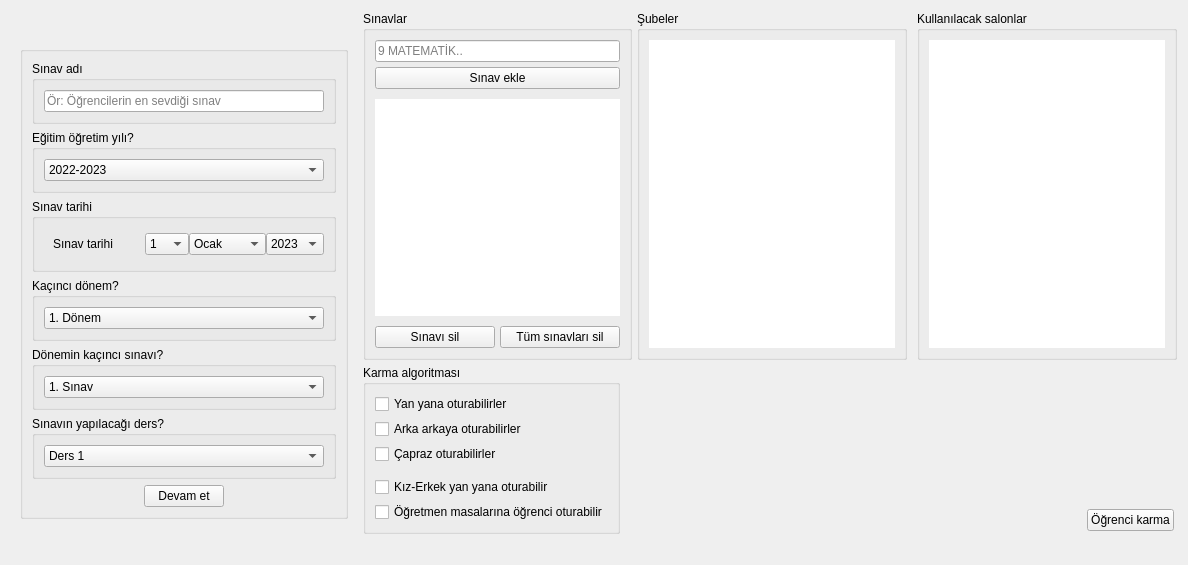
<?xml version="1.0" encoding="UTF-8"?>
<ui version="4.0">
 <class>Frame</class>
 <widget class="QFrame" name="Frame">
  <property name="geometry">
   <rect>
    <x>0</x>
    <y>0</y>
    <width>1188</width>
    <height>565</height>
   </rect>
  </property>
  <property name="sizePolicy">
   <sizepolicy hsizetype="Minimum" vsizetype="Preferred">
    <horstretch>0</horstretch>
    <verstretch>0</verstretch>
   </sizepolicy>
  </property>
  <property name="windowTitle">
   <string>Frame</string>
  </property>
  <property name="styleSheet">
   <string notr="true">QFrame {
border:none;
}
</string>
  </property>
  <layout class="QHBoxLayout" name="horizontalLayout">
   <item>
    <widget class="QFrame" name="upperOfExamInfos">
     <property name="sizePolicy">
      <sizepolicy hsizetype="Expanding" vsizetype="Preferred">
       <horstretch>0</horstretch>
       <verstretch>0</verstretch>
      </sizepolicy>
     </property>
     <layout class="QVBoxLayout" name="mainInfos">
      <item alignment="Qt::AlignHCenter">
       <widget class="QFrame" name="examInfos">
        <layout class="QVBoxLayout" name="sinavBilgileriFrame">
         <property name="spacing">
          <number>0</number>
         </property>
         <property name="leftMargin">
          <number>0</number>
         </property>
         <property name="topMargin">
          <number>0</number>
         </property>
         <property name="rightMargin">
          <number>0</number>
         </property>
         <property name="bottomMargin">
          <number>0</number>
         </property>
         <item alignment="Qt::AlignVCenter">
          <widget class="QGroupBox" name="groupBox_18">
           <property name="title">
            <string/>
           </property>
           <layout class="QVBoxLayout" name="verticalLayout_10">
            <item>
             <widget class="QGroupBox" name="groupBox_20">
              <property name="title">
               <string>Sınav adı</string>
              </property>
              <layout class="QVBoxLayout" name="verticalLayout_4">
               <item>
                <widget class="QLineEdit" name="masterExamNameIn">
                 <property name="placeholderText">
                  <string>Ör: Öğrencilerin en sevdiği sınav</string>
                 </property>
                </widget>
               </item>
              </layout>
             </widget>
            </item>
            <item>
             <widget class="QGroupBox" name="groupBox_25">
              <property name="title">
               <string>Eğitim öğretim yılı?</string>
              </property>
              <layout class="QHBoxLayout" name="horizontalLayout_3">
               <item>
                <widget class="QComboBox" name="egitimOgretimCombo">
                 <property name="maximumSize">
                  <size>
                   <width>64000</width>
                   <height>16777215</height>
                  </size>
                 </property>
                 <item>
                  <property name="text">
                   <string>2022-2023</string>
                  </property>
                 </item>
                 <item>
                  <property name="text">
                   <string>2023-2024</string>
                  </property>
                 </item>
                 <item>
                  <property name="text">
                   <string>2024-2025</string>
                  </property>
                 </item>
                 <item>
                  <property name="text">
                   <string>2025-2026</string>
                  </property>
                 </item>
                 <item>
                  <property name="text">
                   <string>2026-2027</string>
                  </property>
                 </item>
                 <item>
                  <property name="text">
                   <string>2028-2029</string>
                  </property>
                 </item>
                 <item>
                  <property name="text">
                   <string>2029-2030</string>
                  </property>
                 </item>
                </widget>
               </item>
              </layout>
             </widget>
            </item>
            <item>
             <widget class="QGroupBox" name="groupBox_23">
              <property name="title">
               <string>Sınav tarihi</string>
              </property>
              <layout class="QHBoxLayout" name="horizontalLayout_23">
               <item alignment="Qt::AlignLeft">
                <widget class="QFrame" name="frame_3">
                 <property name="minimumSize">
                  <size>
                   <width>95</width>
                   <height>0</height>
                  </size>
                 </property>
                 <property name="frameShape">
                  <enum>QFrame::StyledPanel</enum>
                 </property>
                 <property name="frameShadow">
                  <enum>QFrame::Raised</enum>
                 </property>
                 <layout class="QVBoxLayout" name="verticalLayout_3">
                  <item>
                   <widget class="QLabel" name="sinavTarihiText">
                    <property name="text">
                     <string>Sınav tarihi</string>
                    </property>
                   </widget>
                  </item>
                 </layout>
                </widget>
               </item>
               <item>
                <widget class="QFrame" name="frame_4">
                 <property name="maximumSize">
                  <size>
                   <width>200</width>
                   <height>16777215</height>
                  </size>
                 </property>
                 <property name="frameShape">
                  <enum>QFrame::StyledPanel</enum>
                 </property>
                 <property name="frameShadow">
                  <enum>QFrame::Raised</enum>
                 </property>
                 <layout class="QHBoxLayout" name="horizontalLayout_6">
                  <property name="spacing">
                   <number>0</number>
                  </property>
                  <property name="leftMargin">
                   <number>0</number>
                  </property>
                  <property name="topMargin">
                   <number>0</number>
                  </property>
                  <property name="rightMargin">
                   <number>0</number>
                  </property>
                  <property name="bottomMargin">
                   <number>0</number>
                  </property>
                  <item>
                   <widget class="QComboBox" name="day">
                    <item>
                     <property name="text">
                      <string>1</string>
                     </property>
                    </item>
                    <item>
                     <property name="text">
                      <string>2</string>
                     </property>
                    </item>
                    <item>
                     <property name="text">
                      <string>3</string>
                     </property>
                    </item>
                    <item>
                     <property name="text">
                      <string>4</string>
                     </property>
                    </item>
                    <item>
                     <property name="text">
                      <string>5</string>
                     </property>
                    </item>
                    <item>
                     <property name="text">
                      <string>6</string>
                     </property>
                    </item>
                    <item>
                     <property name="text">
                      <string>7</string>
                     </property>
                    </item>
                    <item>
                     <property name="text">
                      <string>8</string>
                     </property>
                    </item>
                    <item>
                     <property name="text">
                      <string>9</string>
                     </property>
                    </item>
                    <item>
                     <property name="text">
                      <string>10</string>
                     </property>
                    </item>
                    <item>
                     <property name="text">
                      <string>11</string>
                     </property>
                    </item>
                    <item>
                     <property name="text">
                      <string>12</string>
                     </property>
                    </item>
                    <item>
                     <property name="text">
                      <string>13</string>
                     </property>
                    </item>
                    <item>
                     <property name="text">
                      <string>14</string>
                     </property>
                    </item>
                    <item>
                     <property name="text">
                      <string>15</string>
                     </property>
                    </item>
                    <item>
                     <property name="text">
                      <string>16</string>
                     </property>
                    </item>
                    <item>
                     <property name="text">
                      <string>17</string>
                     </property>
                    </item>
                    <item>
                     <property name="text">
                      <string>18</string>
                     </property>
                    </item>
                    <item>
                     <property name="text">
                      <string>19</string>
                     </property>
                    </item>
                    <item>
                     <property name="text">
                      <string>20</string>
                     </property>
                    </item>
                    <item>
                     <property name="text">
                      <string>21</string>
                     </property>
                    </item>
                    <item>
                     <property name="text">
                      <string>22</string>
                     </property>
                    </item>
                    <item>
                     <property name="text">
                      <string>23</string>
                     </property>
                    </item>
                    <item>
                     <property name="text">
                      <string>24</string>
                     </property>
                    </item>
                    <item>
                     <property name="text">
                      <string>25</string>
                     </property>
                    </item>
                    <item>
                     <property name="text">
                      <string>26</string>
                     </property>
                    </item>
                    <item>
                     <property name="text">
                      <string>27</string>
                     </property>
                    </item>
                    <item>
                     <property name="text">
                      <string>28</string>
                     </property>
                    </item>
                    <item>
                     <property name="text">
                      <string>29</string>
                     </property>
                    </item>
                    <item>
                     <property name="text">
                      <string>30</string>
                     </property>
                    </item>
                    <item>
                     <property name="text">
                      <string>31</string>
                     </property>
                    </item>
                   </widget>
                  </item>
                  <item>
                   <widget class="QComboBox" name="month">
                    <item>
                     <property name="text">
                      <string>Ocak</string>
                     </property>
                    </item>
                    <item>
                     <property name="text">
                      <string>Şubat</string>
                     </property>
                    </item>
                    <item>
                     <property name="text">
                      <string>Mart</string>
                     </property>
                    </item>
                    <item>
                     <property name="text">
                      <string>Nisan</string>
                     </property>
                    </item>
                    <item>
                     <property name="text">
                      <string>Mayıs</string>
                     </property>
                    </item>
                    <item>
                     <property name="text">
                      <string>Haziran</string>
                     </property>
                    </item>
                    <item>
                     <property name="text">
                      <string>Temmuz</string>
                     </property>
                    </item>
                    <item>
                     <property name="text">
                      <string>Ağustos</string>
                     </property>
                    </item>
                    <item>
                     <property name="text">
                      <string>Eylül</string>
                     </property>
                    </item>
                    <item>
                     <property name="text">
                      <string>Ekim</string>
                     </property>
                    </item>
                    <item>
                     <property name="text">
                      <string>Kasım</string>
                     </property>
                    </item>
                    <item>
                     <property name="text">
                      <string>Aralık</string>
                     </property>
                    </item>
                   </widget>
                  </item>
                  <item>
                   <widget class="QComboBox" name="year">
                    <item>
                     <property name="text">
                      <string>2023</string>
                     </property>
                    </item>
                    <item>
                     <property name="text">
                      <string>2024</string>
                     </property>
                    </item>
                    <item>
                     <property name="text">
                      <string>2025</string>
                     </property>
                    </item>
                    <item>
                     <property name="text">
                      <string>2026</string>
                     </property>
                    </item>
                    <item>
                     <property name="text">
                      <string>2027</string>
                     </property>
                    </item>
                   </widget>
                  </item>
                 </layout>
                </widget>
               </item>
              </layout>
             </widget>
            </item>
            <item>
             <widget class="QGroupBox" name="groupBox_26">
              <property name="title">
               <string>Kaçıncı dönem?</string>
              </property>
              <layout class="QHBoxLayout" name="horizontalLayout_4">
               <item>
                <widget class="QComboBox" name="donemCombo">
                 <property name="maximumSize">
                  <size>
                   <width>64000</width>
                   <height>16777215</height>
                  </size>
                 </property>
                 <item>
                  <property name="text">
                   <string>1. Dönem</string>
                  </property>
                 </item>
                 <item>
                  <property name="text">
                   <string>2. Dönem</string>
                  </property>
                 </item>
                </widget>
               </item>
              </layout>
             </widget>
            </item>
            <item>
             <widget class="QGroupBox" name="groupBox_24">
              <property name="title">
               <string>Dönemin kaçıncı sınavı?</string>
              </property>
              <layout class="QHBoxLayout" name="horizontalLayout_2">
               <item>
                <widget class="QComboBox" name="doneminKacinciCombo">
                 <property name="maximumSize">
                  <size>
                   <width>64000</width>
                   <height>16777215</height>
                  </size>
                 </property>
                 <item>
                  <property name="text">
                   <string>1. Sınav</string>
                  </property>
                 </item>
                 <item>
                  <property name="text">
                   <string>2. Sınav</string>
                  </property>
                 </item>
                 <item>
                  <property name="text">
                   <string>3. Sınav</string>
                  </property>
                 </item>
                 <item>
                  <property name="text">
                   <string>4. Sınav</string>
                  </property>
                 </item>
                 <item>
                  <property name="text">
                   <string>5. Sınav</string>
                  </property>
                 </item>
                 <item>
                  <property name="text">
                   <string>6. Sınav</string>
                  </property>
                 </item>
                 <item>
                  <property name="text">
                   <string>7. Sınav</string>
                  </property>
                 </item>
                 <item>
                  <property name="text">
                   <string>8. Sınav</string>
                  </property>
                 </item>
                 <item>
                  <property name="text">
                   <string>9. Sınav</string>
                  </property>
                 </item>
                 <item>
                  <property name="text">
                   <string>10. Sınav</string>
                  </property>
                 </item>
                </widget>
               </item>
              </layout>
             </widget>
            </item>
            <item>
             <widget class="QGroupBox" name="groupBox_21">
              <property name="title">
               <string>Sınavın yapılacağı ders?</string>
              </property>
              <layout class="QHBoxLayout" name="horizontalLayout_24">
               <item>
                <widget class="QComboBox" name="dersSaatiCombo">
                 <property name="maximumSize">
                  <size>
                   <width>64000</width>
                   <height>16777215</height>
                  </size>
                 </property>
                 <item>
                  <property name="text">
                   <string>Ders 1</string>
                  </property>
                 </item>
                 <item>
                  <property name="text">
                   <string>Ders 2</string>
                  </property>
                 </item>
                 <item>
                  <property name="text">
                   <string>Ders 3</string>
                  </property>
                 </item>
                 <item>
                  <property name="text">
                   <string>Ders 4</string>
                  </property>
                 </item>
                 <item>
                  <property name="text">
                   <string>Ders 5</string>
                  </property>
                 </item>
                 <item>
                  <property name="text">
                   <string>Ders 6</string>
                  </property>
                 </item>
                 <item>
                  <property name="text">
                   <string>Ders 7</string>
                  </property>
                 </item>
                 <item>
                  <property name="text">
                   <string>Ders 8</string>
                  </property>
                 </item>
                 <item>
                  <property name="text">
                   <string>Ders 9</string>
                  </property>
                 </item>
                 <item>
                  <property name="text">
                   <string>Ders10</string>
                  </property>
                 </item>
                 <item>
                  <property name="text">
                   <string>Ders 11</string>
                  </property>
                 </item>
                 <item>
                  <property name="text">
                   <string>Ders 12</string>
                  </property>
                 </item>
                </widget>
               </item>
              </layout>
             </widget>
            </item>
            <item>
             <widget class="QFrame" name="frame_19">
              <property name="frameShape">
               <enum>QFrame::StyledPanel</enum>
              </property>
              <property name="frameShadow">
               <enum>QFrame::Raised</enum>
              </property>
              <layout class="QHBoxLayout" name="horizontalLayout_18">
               <property name="spacing">
                <number>0</number>
               </property>
               <property name="leftMargin">
                <number>0</number>
               </property>
               <property name="topMargin">
                <number>0</number>
               </property>
               <property name="rightMargin">
                <number>0</number>
               </property>
               <property name="bottomMargin">
                <number>0</number>
               </property>
               <item alignment="Qt::AlignHCenter">
                <widget class="QPushButton" name="continueButton">
                 <property name="text">
                  <string>Devam et</string>
                 </property>
                </widget>
               </item>
              </layout>
             </widget>
            </item>
           </layout>
          </widget>
         </item>
        </layout>
       </widget>
      </item>
     </layout>
    </widget>
   </item>
   <item>
    <widget class="QFrame" name="mainFrame">
     <property name="sizePolicy">
      <sizepolicy hsizetype="Expanding" vsizetype="Preferred">
       <horstretch>0</horstretch>
       <verstretch>0</verstretch>
      </sizepolicy>
     </property>
     <property name="frameShape">
      <enum>QFrame::StyledPanel</enum>
     </property>
     <property name="frameShadow">
      <enum>QFrame::Raised</enum>
     </property>
     <layout class="QVBoxLayout" name="verticalLayout">
      <property name="spacing">
       <number>5</number>
      </property>
      <property name="leftMargin">
       <number>0</number>
      </property>
      <property name="topMargin">
       <number>0</number>
      </property>
      <property name="rightMargin">
       <number>0</number>
      </property>
      <property name="bottomMargin">
       <number>0</number>
      </property>
      <item>
       <widget class="QFrame" name="upperFrame">
        <property name="frameShape">
         <enum>QFrame::StyledPanel</enum>
        </property>
        <property name="frameShadow">
         <enum>QFrame::Raised</enum>
        </property>
        <layout class="QHBoxLayout" name="horizontalLayout_7">
         <property name="spacing">
          <number>10</number>
         </property>
         <property name="leftMargin">
          <number>0</number>
         </property>
         <property name="topMargin">
          <number>0</number>
         </property>
         <property name="rightMargin">
          <number>0</number>
         </property>
         <property name="bottomMargin">
          <number>0</number>
         </property>
         <item alignment="Qt::AlignLeft">
          <widget class="QFrame" name="sinavlarVeOgrencilerFrame">
           <property name="frameShape">
            <enum>QFrame::StyledPanel</enum>
           </property>
           <property name="frameShadow">
            <enum>QFrame::Raised</enum>
           </property>
           <layout class="QHBoxLayout" name="horizontalLayout_20">
            <property name="spacing">
             <number>5</number>
            </property>
            <property name="leftMargin">
             <number>0</number>
            </property>
            <property name="topMargin">
             <number>0</number>
            </property>
            <property name="rightMargin">
             <number>0</number>
            </property>
            <property name="bottomMargin">
             <number>0</number>
            </property>
            <item>
             <widget class="QGroupBox" name="derslerGroupBox">
              <property name="title">
               <string>Sınavlar</string>
              </property>
              <layout class="QVBoxLayout" name="verticalLayout_6">
               <property name="spacing">
                <number>10</number>
               </property>
               <property name="leftMargin">
                <number>9</number>
               </property>
               <property name="topMargin">
                <number>9</number>
               </property>
               <property name="rightMargin">
                <number>9</number>
               </property>
               <property name="bottomMargin">
                <number>9</number>
               </property>
               <item>
                <widget class="QFrame" name="frame">
                 <property name="frameShape">
                  <enum>QFrame::StyledPanel</enum>
                 </property>
                 <property name="frameShadow">
                  <enum>QFrame::Raised</enum>
                 </property>
                 <layout class="QVBoxLayout" name="verticalLayout_2">
                  <property name="spacing">
                   <number>5</number>
                  </property>
                  <property name="leftMargin">
                   <number>0</number>
                  </property>
                  <property name="topMargin">
                   <number>0</number>
                  </property>
                  <property name="rightMargin">
                   <number>0</number>
                  </property>
                  <property name="bottomMargin">
                   <number>0</number>
                  </property>
                  <item>
                   <widget class="QFrame" name="frame_6">
                    <property name="frameShape">
                     <enum>QFrame::StyledPanel</enum>
                    </property>
                    <property name="frameShadow">
                     <enum>QFrame::Raised</enum>
                    </property>
                    <layout class="QHBoxLayout" name="horizontalLayout_12">
                     <property name="spacing">
                      <number>0</number>
                     </property>
                     <property name="leftMargin">
                      <number>0</number>
                     </property>
                     <property name="topMargin">
                      <number>0</number>
                     </property>
                     <property name="rightMargin">
                      <number>0</number>
                     </property>
                     <property name="bottomMargin">
                      <number>0</number>
                     </property>
                     <item>
                      <widget class="QLineEdit" name="examNameIn">
                       <property name="placeholderText">
                        <string>9 MATEMATİK..</string>
                       </property>
                      </widget>
                     </item>
                    </layout>
                   </widget>
                  </item>
                  <item>
                   <widget class="QFrame" name="frame_10">
                    <property name="frameShape">
                     <enum>QFrame::StyledPanel</enum>
                    </property>
                    <property name="frameShadow">
                     <enum>QFrame::Raised</enum>
                    </property>
                    <layout class="QHBoxLayout" name="horizontalLayout_11">
                     <property name="spacing">
                      <number>0</number>
                     </property>
                     <property name="leftMargin">
                      <number>0</number>
                     </property>
                     <property name="topMargin">
                      <number>0</number>
                     </property>
                     <property name="rightMargin">
                      <number>0</number>
                     </property>
                     <property name="bottomMargin">
                      <number>0</number>
                     </property>
                     <item>
                      <widget class="QPushButton" name="addButton">
                       <property name="text">
                        <string>Sınav ekle</string>
                       </property>
                      </widget>
                     </item>
                    </layout>
                   </widget>
                  </item>
                 </layout>
                </widget>
               </item>
               <item>
                <widget class="QFrame" name="frame_13">
                 <property name="frameShape">
                  <enum>QFrame::StyledPanel</enum>
                 </property>
                 <property name="frameShadow">
                  <enum>QFrame::Raised</enum>
                 </property>
                 <layout class="QHBoxLayout" name="horizontalLayout_13">
                  <property name="spacing">
                   <number>0</number>
                  </property>
                  <property name="leftMargin">
                   <number>0</number>
                  </property>
                  <property name="topMargin">
                   <number>0</number>
                  </property>
                  <property name="rightMargin">
                   <number>0</number>
                  </property>
                  <property name="bottomMargin">
                   <number>0</number>
                  </property>
                  <item>
                   <widget class="QTableWidget" name="examTable">
                    <property name="styleSheet">
                     <string notr="true"/>
                    </property>
                   </widget>
                  </item>
                 </layout>
                </widget>
               </item>
               <item>
                <widget class="QFrame" name="frame_15">
                 <property name="frameShape">
                  <enum>QFrame::StyledPanel</enum>
                 </property>
                 <property name="frameShadow">
                  <enum>QFrame::Raised</enum>
                 </property>
                 <layout class="QHBoxLayout" name="horizontalLayout_14">
                  <property name="spacing">
                   <number>5</number>
                  </property>
                  <property name="leftMargin">
                   <number>0</number>
                  </property>
                  <property name="topMargin">
                   <number>0</number>
                  </property>
                  <property name="rightMargin">
                   <number>0</number>
                  </property>
                  <property name="bottomMargin">
                   <number>0</number>
                  </property>
                  <item>
                   <widget class="QPushButton" name="removeButton">
                    <property name="text">
                     <string>Sınavı sil</string>
                    </property>
                   </widget>
                  </item>
                  <item>
                   <widget class="QPushButton" name="removeAllButton">
                    <property name="text">
                     <string>Tüm sınavları sil</string>
                    </property>
                   </widget>
                  </item>
                 </layout>
                </widget>
               </item>
              </layout>
             </widget>
            </item>
            <item>
             <widget class="QGroupBox" name="subelerGroupBox">
              <property name="title">
               <string>Şubeler</string>
              </property>
              <layout class="QVBoxLayout" name="verticalLayout_11">
               <property name="spacing">
                <number>0</number>
               </property>
               <property name="leftMargin">
                <number>9</number>
               </property>
               <property name="topMargin">
                <number>9</number>
               </property>
               <property name="rightMargin">
                <number>9</number>
               </property>
               <property name="bottomMargin">
                <number>9</number>
               </property>
               <item>
                <widget class="QListWidget" name="gradeList"/>
               </item>
              </layout>
             </widget>
            </item>
           </layout>
          </widget>
         </item>
         <item alignment="Qt::AlignRight">
          <widget class="QGroupBox" name="salonlarGroupBox">
           <property name="mouseTracking">
            <bool>false</bool>
           </property>
           <property name="title">
            <string>Kullanılacak salonlar</string>
           </property>
           <layout class="QVBoxLayout" name="verticalLayout_7">
            <property name="spacing">
             <number>0</number>
            </property>
            <property name="leftMargin">
             <number>9</number>
            </property>
            <property name="topMargin">
             <number>9</number>
            </property>
            <property name="rightMargin">
             <number>9</number>
            </property>
            <property name="bottomMargin">
             <number>9</number>
            </property>
            <item>
             <widget class="QFrame" name="frame_14">
              <property name="frameShape">
               <enum>QFrame::StyledPanel</enum>
              </property>
              <property name="frameShadow">
               <enum>QFrame::Raised</enum>
              </property>
              <layout class="QVBoxLayout" name="verticalLayout_8">
               <property name="spacing">
                <number>0</number>
               </property>
               <property name="leftMargin">
                <number>0</number>
               </property>
               <property name="topMargin">
                <number>0</number>
               </property>
               <property name="rightMargin">
                <number>0</number>
               </property>
               <property name="bottomMargin">
                <number>0</number>
               </property>
               <item>
                <widget class="QListWidget" name="classroomList"/>
               </item>
              </layout>
             </widget>
            </item>
           </layout>
          </widget>
         </item>
        </layout>
       </widget>
      </item>
      <item>
       <widget class="QFrame" name="bottom">
        <property name="frameShape">
         <enum>QFrame::StyledPanel</enum>
        </property>
        <property name="frameShadow">
         <enum>QFrame::Raised</enum>
        </property>
        <layout class="QHBoxLayout" name="horizontalLayout_21">
         <property name="spacing">
          <number>0</number>
         </property>
         <property name="leftMargin">
          <number>0</number>
         </property>
         <property name="topMargin">
          <number>0</number>
         </property>
         <property name="rightMargin">
          <number>0</number>
         </property>
         <property name="bottomMargin">
          <number>20</number>
         </property>
         <item alignment="Qt::AlignLeft">
          <widget class="QGroupBox" name="optionsGroup">
           <property name="styleSheet">
            <string notr="true"/>
           </property>
           <property name="title">
            <string>Karma algoritması</string>
           </property>
           <layout class="QHBoxLayout" name="horizontalLayout_15">
            <property name="spacing">
             <number>0</number>
            </property>
            <property name="leftMargin">
             <number>9</number>
            </property>
            <property name="topMargin">
             <number>9</number>
            </property>
            <property name="rightMargin">
             <number>9</number>
            </property>
            <property name="bottomMargin">
             <number>9</number>
            </property>
            <item alignment="Qt::AlignLeft|Qt::AlignTop">
             <widget class="QFrame" name="frame_2">
              <layout class="QVBoxLayout" name="verticalLayout_9">
               <property name="spacing">
                <number>5</number>
               </property>
               <property name="leftMargin">
                <number>0</number>
               </property>
               <property name="topMargin">
                <number>0</number>
               </property>
               <property name="rightMargin">
                <number>0</number>
               </property>
               <property name="bottomMargin">
                <number>0</number>
               </property>
               <item>
                <widget class="QCheckBox" name="sidebyside_sitting">
                 <property name="sizePolicy">
                  <sizepolicy hsizetype="Fixed" vsizetype="Fixed">
                   <horstretch>0</horstretch>
                   <verstretch>0</verstretch>
                  </sizepolicy>
                 </property>
                 <property name="text">
                  <string>Yan yana oturabilirler</string>
                 </property>
                 <property name="checked">
                  <bool>false</bool>
                 </property>
                </widget>
               </item>
               <item>
                <widget class="QCheckBox" name="backtoback_sitting">
                 <property name="sizePolicy">
                  <sizepolicy hsizetype="Fixed" vsizetype="Fixed">
                   <horstretch>0</horstretch>
                   <verstretch>0</verstretch>
                  </sizepolicy>
                 </property>
                 <property name="text">
                  <string>Arka arkaya oturabilirler</string>
                 </property>
                 <property name="checked">
                  <bool>false</bool>
                 </property>
                </widget>
               </item>
               <item>
                <widget class="QCheckBox" name="crossbycross_sitting">
                 <property name="sizePolicy">
                  <sizepolicy hsizetype="Fixed" vsizetype="Fixed">
                   <horstretch>0</horstretch>
                   <verstretch>0</verstretch>
                  </sizepolicy>
                 </property>
                 <property name="text">
                  <string>Çapraz oturabilirler</string>
                 </property>
                 <property name="checked">
                  <bool>false</bool>
                 </property>
                </widget>
               </item>
               <item>
                <widget class="Line" name="line">
                 <property name="orientation">
                  <enum>Qt::Horizontal</enum>
                 </property>
                </widget>
               </item>
               <item>
                <widget class="QFrame" name="frame_17">
                 <property name="frameShape">
                  <enum>QFrame::StyledPanel</enum>
                 </property>
                 <property name="frameShadow">
                  <enum>QFrame::Raised</enum>
                 </property>
                 <layout class="QHBoxLayout" name="horizontalLayout_17">
                  <property name="leftMargin">
                   <number>0</number>
                  </property>
                  <property name="topMargin">
                   <number>0</number>
                  </property>
                  <property name="rightMargin">
                   <number>0</number>
                  </property>
                  <property name="bottomMargin">
                   <number>0</number>
                  </property>
                  <item alignment="Qt::AlignLeft">
                   <widget class="QCheckBox" name="kizErkek">
                    <property name="sizePolicy">
                     <sizepolicy hsizetype="Fixed" vsizetype="Fixed">
                      <horstretch>0</horstretch>
                      <verstretch>0</verstretch>
                     </sizepolicy>
                    </property>
                    <property name="text">
                     <string>Kız-Erkek yan yana oturabilir</string>
                    </property>
                    <property name="checked">
                     <bool>false</bool>
                    </property>
                   </widget>
                  </item>
                 </layout>
                </widget>
               </item>
               <item>
                <widget class="QFrame" name="frame_16">
                 <property name="frameShape">
                  <enum>QFrame::StyledPanel</enum>
                 </property>
                 <property name="frameShadow">
                  <enum>QFrame::Raised</enum>
                 </property>
                 <layout class="QHBoxLayout" name="horizontalLayout_16">
                  <property name="spacing">
                   <number>0</number>
                  </property>
                  <property name="leftMargin">
                   <number>0</number>
                  </property>
                  <property name="topMargin">
                   <number>0</number>
                  </property>
                  <property name="rightMargin">
                   <number>0</number>
                  </property>
                  <property name="bottomMargin">
                   <number>0</number>
                  </property>
                  <item alignment="Qt::AlignLeft">
                   <widget class="QCheckBox" name="ogretmenMasasi">
                    <property name="sizePolicy">
                     <sizepolicy hsizetype="Fixed" vsizetype="Fixed">
                      <horstretch>0</horstretch>
                      <verstretch>0</verstretch>
                     </sizepolicy>
                    </property>
                    <property name="text">
                     <string>Öğretmen masalarına öğrenci oturabilir</string>
                    </property>
                    <property name="checked">
                     <bool>false</bool>
                    </property>
                   </widget>
                  </item>
                 </layout>
                </widget>
               </item>
              </layout>
             </widget>
            </item>
           </layout>
          </widget>
         </item>
         <item alignment="Qt::AlignRight">
          <widget class="QGroupBox" name="groupBox">
           <property name="styleSheet">
            <string notr="true">QGroupBox {
border: none;
}</string>
           </property>
           <property name="title">
            <string/>
           </property>
           <layout class="QHBoxLayout" name="horizontalLayout_22">
            <property name="spacing">
             <number>0</number>
            </property>
            <property name="leftMargin">
             <number>0</number>
            </property>
            <property name="topMargin">
             <number>0</number>
            </property>
            <property name="rightMargin">
             <number>0</number>
            </property>
            <property name="bottomMargin">
             <number>0</number>
            </property>
            <item alignment="Qt::AlignRight|Qt::AlignBottom">
             <widget class="QPushButton" name="createButton">
              <property name="text">
               <string>Öğrenci karma</string>
              </property>
             </widget>
            </item>
           </layout>
          </widget>
         </item>
        </layout>
       </widget>
      </item>
     </layout>
    </widget>
   </item>
  </layout>
 </widget>
 <resources/>
 <connections/>
</ui>
